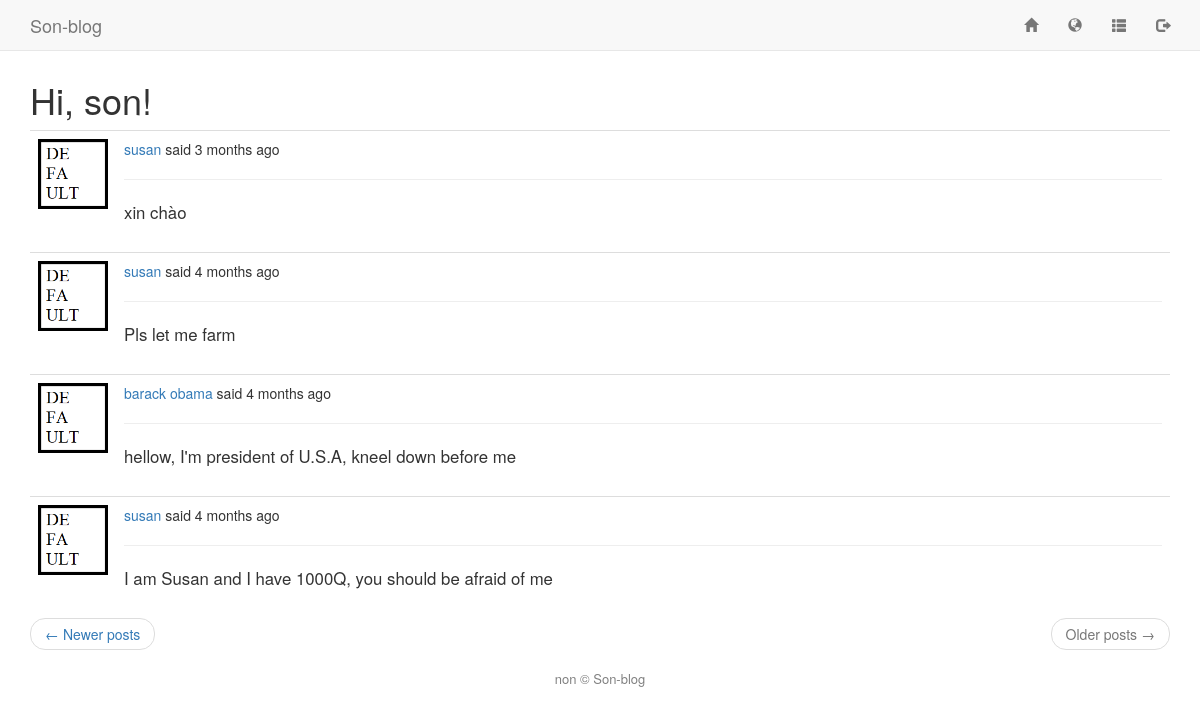
Screenshot of /explore?page=2 (signed in) with the database file from the repository.
### app/models.py (models this page shows, shortened)
class User(UserMixin, db.Model):
    id = db.Column(db.Integer, primary_key=True)
    username = db.Column(db.String(64), index=True, unique=True)
    email = db.Column(db.String(120), index=True, unique=True)
    password_hash = db.Column(db.String(128))
    posts = db.relationship('Post', backref='author', lazy='dynamic')
    about_me = db.Column(db.String(140))
    last_seen = db.Column(db.DateTime, default=datetime.utcnow)
    followed = db.relationship(
        'User', secondary=followers,
        primaryjoin=(followers.c.follower_id == id),
        secondaryjoin=(followers.c.followed_id == id),
        backref=db.backref('followers', lazy='dynamic'), lazy='dynamic'
    )
    def avatar(self, size=128):
        if os.path.isfile('../static/images/{}.png'.format(self.username)):
            return '../static/images/{}.png'.format(self.username)
        return '../static/images/default.png'

class Post(db.Model):
    id = db.Column(db.Integer, primary_key=True)
    body = db.Column(db.String(140))
    timestamp = db.Column(db.DateTime, index=True, default=datetime.utcnow)
    user_id = db.Column(db.Integer, db.ForeignKey('user.id'))
    language = db.Column(db.String(5))

### app/routes.py (the view)
@app.route('/explore')
@login_required
def explore():
    page = request.args.get('page', 1, type=int)
    posts = Post.query.order_by(Post.timestamp.desc()).paginate(
        page, app.config['POSTS_PER_PAGE'], False)
    next_url = url_for('explore', page=posts.next_num) \
        if posts.has_next else None
    prev_url = url_for('explore', page=posts.prev_num) \
        if posts.has_prev else None
    return render_template("index.html", title='Explore', posts=posts.items,
                          next_url=next_url, prev_url=prev_url)

### app/models.py (called while the page is built)
@login.user_loader
def load_user(id):
    return User.query.get(int(id))

### app/routes.py (called while the page is built)
@app.before_request
def before_request():
    if current_user.is_authenticated:
        current_user.last_seen = datetime.utcnow()
        db.session.commit()
        g.locale = str(get_locale())

### app/templates/index.html (shortened to what this page needs)
{% extends "base.html" %}
{% import 'bootstrap/wtf.html' as wtf %}
{% block app_content %}
    <h1>{{ _('Hi, %(username)s!', username=current_user.username) }}</h1>
    {% for post in posts %}
        {% include '_post.html' %}
    {% endfor %}
    <nav aria-label="...">
        <ul class="pager">
            <li class="previous{% if not prev_url %} disabled{% endif %}">
                <a href="{{ prev_url or '#' }}">
                    <span aria-hidden="true">&larr;</span> {{ _('Newer posts') }}
                </a>
            </li>
            <li class="next{% if not next_url %} disabled{% endif %}">
                <a href="{{ next_url or '#' }}">
                    {{ _('Older posts') }} <span aria-hidden="true">&rarr;</span>
                </a>
            </li>
        </ul>
    </nav>
{% endblock %}

### app/templates/_post.html (shortened to what this page needs)
<table class="table table-hover">
        <tr>
            <td width=70px>
                <a href="{{ url_for('user', username=post.author.username) }}">
                    <img width="70px" src="{{ post.author.avatar(70) }}" />
                </a>
            </td>
            <td>
                {{ _('%(username)s said %(when)s',
                    username=user_link, when=moment(post.timestamp).fromNow()) }}
                <hr>
                <div id="post_body{{ post.id }}">
                <span id="post{{ post.id }}" style="font-size: 1.2em;">{{ post.body }}</span>
            </td>
        </tr>
    </table>

### rows the page displays
Post: body "xin chào"
Post: body "Pls let me farm"
Post: body "hellow, I'm president of U.S.A, kneel down before me"
Post: body "I am Susan and I have 1000Q, you should be afraid of me"
